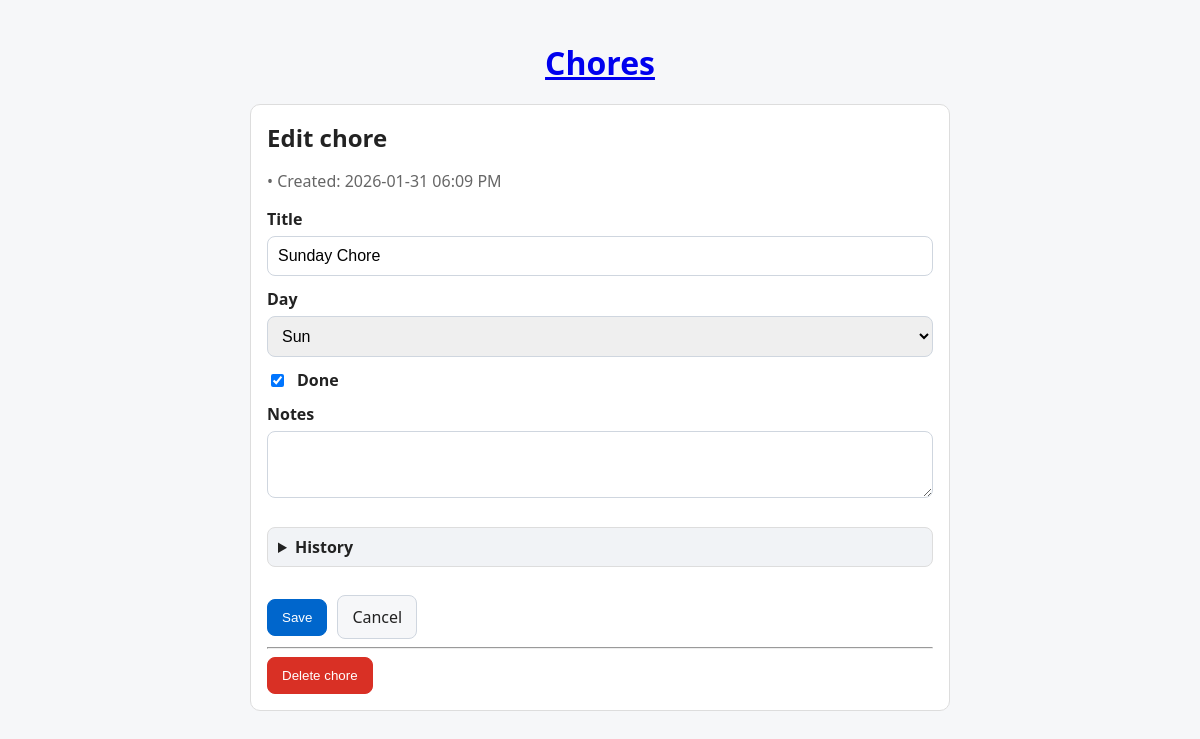
/chore/4/edit, run on the app's committed database.
### app/models.py (models this page shows, shortened)
class Chore(db.Model):
    id = db.Column(db.Integer, primary_key=True)
    title = db.Column(db.String(200), nullable=False)
    day = db.Column(db.String(200), nullable=False)
    done = db.Column(db.Boolean, default=False, nullable=False)
    created_at = db.Column(db.DateTime, default=datetime.utcnow, nullable=False)
    notes = db.Column(db.String(1024))
    history = db.Column(db.String(10240))

### app/routes.py (the view, shortened to what this page needs)
@main.route("/chore/<int:chore_id>/edit", methods=["GET", "POST"])
def edit_chore(chore_id):
    chore = Chore.query.get_or_404(chore_id)
    return render_template("edit-chore.html", chore=chore)

### app/templates/edit-chore.html (shortened to what this page needs)
{% extends "base.html" %}
{% block content %}
<div class="card">
  <div class="card-header">
    <h2>Edit chore</h2>
    <p class="muted">• Created: {{ chore.created_at.strftime('%Y-%m-%d %I:%M %p') }}</p>
  </div>
  <form method="post" class="form">
    <label>
      <span>Title</span>
      <input type="text" name="title" value="{{ chore.title }}" required>
    </label>
    <label>
      <span>Day</span>
      <select name="day" required>
        {% for d in ["Sun","Mon","Tue","Wed","Thu","Fri","Sat"] %}
          <option value="{{ d }}" {% if chore.day == d %}selected{% endif %}>{{ d }}</option>
        {% endfor %}
      </select>
    </label>
    <label class="checkbox-row">
      <input type="checkbox" name="done" {% if chore.done %}checked{% endif %}>
      <span>Done</span>
    </label>
    <label>
      <span>Notes</span>
      <textarea name="notes" rows="3">{{ chore.notes or "" }}</textarea>
    </label>
    <details class="history-box">
      <summary>History</summary>
    </details>
    <div class="actions">
      <button type="submit" class="btn primary">Save</button>
      <a class="btn" href="{{ url_for('main.home') }}">Cancel</a>
    </div>
  </form>
  <hr>
  <form method="post"
        action="{{ url_for('main.delete_chore', chore_id=chore.id) }}"
        onsubmit="return confirm('Delete this chore?');">
    <button type="submit" class="btn danger">Delete chore</button>
  </form>
</div>
{% endblock %}

### app/static/css/style.css (style rules this page uses)
* { box-sizing: border-box; }
body { font-family: system-ui, -apple-system, BlinkMacSystemFont, "Segoe UI", Roboto, Oxygen, Ubuntu, Cantarell, "Helvetica Neue", Arial, sans-serif; background: #f6f7f9; color: #222; margin: 0; padding: 20px; }
.history-box { margin: 12px 0; }
.history-box summary { cursor: pointer; font-weight: 600; padding: 8px 10px; background: #f1f3f6; border: 1px solid #ddd; border-radius: 6px; user-select: none; }
.card { max-width: 700px; margin: 0 auto; background: #fff; border: 1px solid #ddd; border-radius: 10px; padding: 16px; }
.card-header h2 { margin: 0 0 4px 0; }
.muted { color: #666; }
.form { display: grid; gap: 12px; }
label span { display: block; font-weight: 600; margin-bottom: 6px; }
input[type="text"], select, textarea { width: 100%; padding: 10px; border: 1px solid #cfd6df; border-radius: 8px; font-size: 1em; }
textarea { resize: vertical; }
.checkbox-row { display: flex; align-items: center; gap: 10px; font-weight: 600; }
.checkbox-row span { margin: 0; font-weight: 600; }
.actions { display: flex; gap: 10px; align-items: center; margin-top: 4px; }
.btn { display: inline-block; padding: 10px 14px; border-radius: 8px; border: 1px solid #cfd6df; background: #f6f7f9; color: #222; text-decoration: none; cursor: pointer; }
.btn.primary { background: #0066cc; border-color: #0066cc; color: #fff; }
.btn.danger { background: #d93025; border-color: #d93025; color: #fff; }
.history-box summary { cursor: pointer; font-weight: 700; padding: 8px 10px; background: #f1f3f6; border: 1px solid #ddd; border-radius: 8px; user-select: none; }

### data on the page
Chore: created_at "2026-01-31 06:09 PM", title "Sunday Chore", day "Sun", done "☑"
